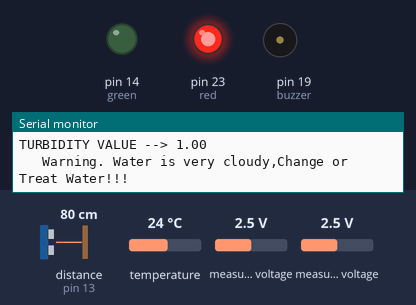
The sketch below on a simulated Arduino Mega 2560, built with avr-gcc and run on an emulated ATmega2560. On the bench: output pins drawn as LEDs (lit = HIGH), buzzer (waves = sounding), the last lines printed to the serial monitor. Inputs (shaded band) come from the test bench; at power-on: distance to the obstacle (sensor on pin 13) 80 cm, temperature 24 °C, measured voltage 2.5 V. The echo pulse lasts 58.3 µs per cm; random numbers use the default seed unless the sketch sets one; pins used as bus, display or sensor lines are not drawn.

Above: at 6.2 s.
6.3 s: distance to the obstacle (sensor on pin 13) set to 2 cm
At 7.9 s:
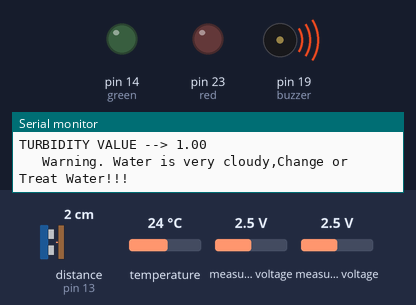
14.6 s: distance to the obstacle (sensor on pin 13) set to 9 cm
23.6 s: distance to the obstacle (sensor on pin 13) set to 12 cm
At 36.4 s:
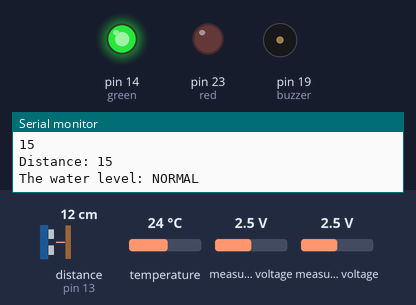
At 37.7 s:
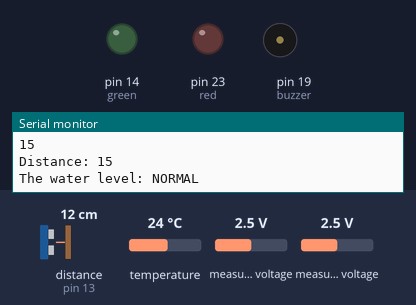
Timing chart, 0 to 46.4 s (numbered marks = the images above; inputs shaded):
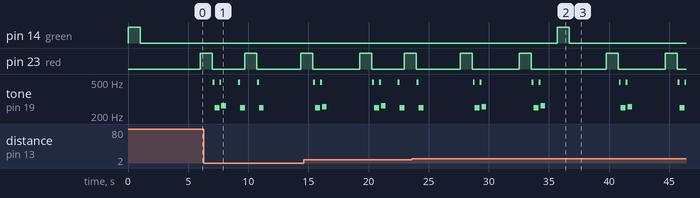

Measured:
- the behaviour switches between 10 and 11 cm on distance to the obstacle (sensor on pin 13) (found by bisection; images 1 and 2)
- after the input at 23.6 s, pin 14 (green): LOW → HIGH after 12.1 s, → LOW 1.0 s later
- by itself, tone on pin 19 (buzzer): plays 496 Hz for 0.16 s, 249 Hz for 0.40 s, 496 Hz for 0.16 s, 249 Hz for 0.40 s, 496 Hz for 0.16 s, 255 Hz for 0.40 s … (17 notes in this stretch)

The sketch:

Espduino_distance_turb.ino
```cpp
/*created May 24,2019
 * By Josiah
 * On Espduino-32
 */

#include <Wire.h>
#include <Adafruit_ADS1015.h>

Adafruit_ADS1115 ads(0x48);
float Voltage = 0.0;

#include <OneWire.h>
#include <DallasTemperature.h>
#define ONE_WIRE_BUS 18               // GPIO pin on which the DS18B20 is connected :D5 on esp12e

OneWire oneWire(ONE_WIRE_BUS);
DallasTemperature DS18B20(&oneWire);


// lcd ----- SDA=D2/GPIO4,  SCL=D1/GPIO5
#define senseInput    //Set to A0 as Analog Read
int senseRawValue; //Some variable
float senseTurbidity; //Some floating variable
#define analogpin

const int trigPin = 12;
const int echoPin = 13;
// defines variables
long duration;
int distance;
int tankheight=27;
int mydistance;
int buf[10],temp;
int sensorval=0;
long int avgval;

int buzzer = 19;
int red = 23;
int green = 14;


void setup(){
  // for the ads1115(analog extender)
  ads.begin();
  ///////  sensor setups or requirements
  pinMode(trigPin, OUTPUT); // Sets the trigPin as an Output
  pinMode(echoPin, INPUT); // Sets the echoPin as an Input
  Serial.begin(115200); //Set as serial communication baud rate 9600
 // Serial.println("  TURBIDITY AND ULTRASONIC SENSORS ");
  Serial.println("Initializing All Sensors .................................");
 // Serial.println("Maxim / Dallas DS18B20 readout program");

  pinMode(red, OUTPUT);
  pinMode(green, OUTPUT);
  pinMode(buzzer,OUTPUT);

  digitalWrite(red,LOW);
  greenled();

  delay(4000);


}
void loop(){
    myturb();
    delay(1000);
    mylevel();
    delay(1000);
    myph();
    delay(1000);
    mytemp();

}

void myturb(){
  int16_t adc1;  // we read from the ADC, we have a sixteen bit integer as a result

 adc1 = ads.readADC_SingleEnded(1);
  float voltage = (adc1 * 0.1875)/1000;
  senseTurbidity= voltage+1;
//Serial.println(senseRawValue);
//senseRawValue = analogRead(senseInput); //Read input raw value fromt the sensor
//senseTurbidity = senseRawValue * (5.0 / 1024.0); //Convert analog data from 0 -1024 to voltage 0 - 5v;
Serial.print("TURBIDITY VALUE --> "); //Print the output data to the serial
Serial.println(senseTurbidity);
delay(1000);

  if (senseTurbidity>=3.90 ){
     Serial.println("\t The Water is clear \n");
     greenled();
    }

  if (senseTurbidity<3.90 && senseTurbidity>=3.30 ){
     Serial.println("\t The Water is a bit clear \n");
     buzz();
    }

  else if(senseTurbidity<3.30){
    Serial.println("\t Warning. Water is very cloudy,Change or Treat Water!!! \n");
    redled();
    buzz();
    delay(2);
    buzz();
  }
  }


  // increased turbidity, our voltage drops

  void mylevel(){

      // Clears the trigPin
    digitalWrite(trigPin, LOW);
    delayMicroseconds(2);
    // Sets the trigPin on HIGH state for 10 micro seconds
    digitalWrite(trigPin, HIGH);
    delayMicroseconds(10);
    digitalWrite(trigPin, LOW);
    // Reads the echoPin, returns the sound wave travel time in microseconds
    duration = pulseIn(echoPin, HIGH);
     //distance=duration / 58;  // Measure Level of unknown distance(height)
    // Calculating the distance for the tank
    mydistance= duration/58;
    distance= tankheight-mydistance;

    //distance=duration / 58;
    Serial.println(distance);
    // Prints the distance on the Serial Monitor
    Serial.print("Distance: ");
    Serial.println(distance);
          if (distance<=10&& distance>=5){
    Serial.println("The water level: FULL");
    greenled();
    }

    else if (distance>10 && distance<=16){
    Serial.println("The water level: NORMAL");
  greenled();

    }

    else if (distance>16){
      Serial.println("The water level: LOW");
      buzz();
      redled();
      delay(2);
      buzz();
    }

    delay(1000);


  }

// PH FUNCTION
  float myph(){

//////// using the ads1115 for the ph meter
 int16_t adc0;  // we read from the ADC, we have a sixteen bit integer as a result

  adc0 = ads.readADC_SingleEnded(0);


  for(int i=0;i<10;i++){
   //buf[i]= analogRead(analogpin);
   buf[i]= adc0;
    delay(100);
    }
  for(int i=0;i<9;i++){
    for(int j=i;j<10;j++){
      if(buf[i]>buf[j]){
        temp=buf[j];
        buf[i]=buf[j];
        buf[j]=temp;

        }
      }

    }
  avgval=0;
  for(int i=2;i<8;i++){avgval+=buf[i];    }

 // float phvol=(float)avgval*(5.0/1024)/6 ;
  float ads_avg= avgval/6;
  float phvol= (ads_avg * 0.1875)/1000;
  float phval= -3.7429*phvol + 15.791;
  Serial.print("Sensor = ");
  Serial.println(phval);

   Serial.print("Voltage = ");
  Serial.println(phvol);
  delay(100);

  if (phval <=0 || phval>13.90){

    redled();
    buzz();
    delay(1);
    buzz();
    }

  }


    //////////temperature Sensor//////////////////
   float mytemp(){
    float temp;
  DS18B20.requestTemperatures();
  temp=DS18B20.getTempCByIndex(0);
  Serial.print("Temperature: ");
  if (temp<=0){
   float rtemp=random(252,26.4)/100.0 ;  //// for testing to avoid wrong values in database;
   Serial.println(rtemp);
   return rtemp;
   }
  else{
    Serial.println(temp);
    return temp;
  }
  delay(1000);
  }


  void buzz(){
   int i;
 for(i=0;i<80;i++)//output a voice of one frequency
{
    digitalWrite(buzzer,HIGH);//have voice
    delay(1);//delay 1ms
    digitalWrite(buzzer,LOW);//do not have voice
    delay(1);//delay 1ms


}
for(i=0;i<100;i++)//output a voice of another frequency
{
    digitalWrite(buzzer,HIGH);//have voice
    delay(2);//delay 2ms
    digitalWrite(buzzer,LOW);//without voice
    delay(2);//delay 2ms
}
    digitalWrite(buzzer,LOW);
  }


///////////////RGB---Red led ON function//////////////////////
void redled(){

    digitalWrite(red,HIGH);
    delay(1000);
    digitalWrite(red,LOW);
}


////////////////RGB---Green led ON function///////////////////
void greenled(){
  digitalWrite(green,HIGH);
  delay(1000);
  digitalWrite(green,LOW);
}
```
